Frame 1 (no input): blank canvas, image omitted
Frame 60 (no input): blank canvas, image omitted
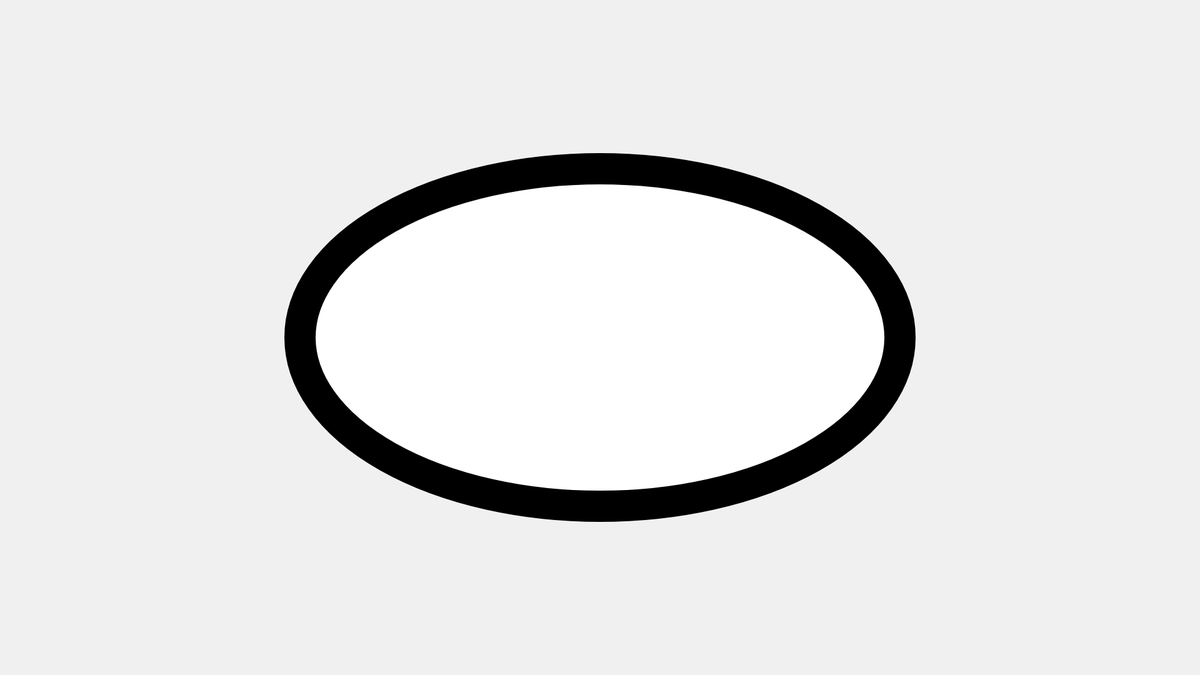
Frame 120 (the mouse pressed at the canvas centre since frame 60)

The p5.js sketch whose frames 1 and 60 were blank and that drew this single picture after the mouse press (run headless with seeded random() and noise() and a simulated clock; from frame 60 on, the mouse is pressed at the canvas centre):

// p5.js sketch
// ── sketch.js
 function setup() {
  createCanvas(1920,1080);
  strokeWeight (50);
}

function draw() {
  background (240);

if (mouseIsPressed == true) {
  if(mouseButton == LEFT) {
   ellipse (mouseX, mouseY, mouseX, mouseY)
  
}
}
}
